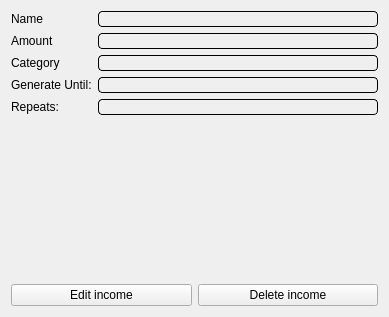
<?xml version="1.0" encoding="UTF-8"?>
<ui version="4.0">
 <class>PeriodicIncomeViewSubPage</class>
 <widget class="QWidget" name="PeriodicIncomeViewSubPage">
  <property name="geometry">
   <rect>
    <x>0</x>
    <y>0</y>
    <width>389</width>
    <height>317</height>
   </rect>
  </property>
  <property name="windowTitle">
   <string>Form</string>
  </property>
  <layout class="QGridLayout" name="gridLayout" columnstretch="0">
   <item row="1" column="0">
    <layout class="QFormLayout" name="formLayout">
     <item row="0" column="0">
      <widget class="QLabel" name="NameLabel">
       <property name="text">
        <string>Name</string>
       </property>
      </widget>
     </item>
     <item row="0" column="1">
      <widget class="QLabel" name="Name">
       <property name="styleSheet">
        <string notr="true">    border-width: 1px;
    border-style: solid;
    border-radius: 4px;</string>
       </property>
       <property name="frameShape">
        <enum>QFrame::Box</enum>
       </property>
       <property name="text">
        <string/>
       </property>
      </widget>
     </item>
     <item row="1" column="0">
      <widget class="QLabel" name="AmountLabel">
       <property name="text">
        <string>Amount</string>
       </property>
      </widget>
     </item>
     <item row="1" column="1">
      <widget class="QLabel" name="Amount">
       <property name="styleSheet">
        <string notr="true">    border-width: 1px;
    border-style: solid;
    border-radius: 4px;</string>
       </property>
       <property name="frameShape">
        <enum>QFrame::NoFrame</enum>
       </property>
       <property name="frameShadow">
        <enum>QFrame::Plain</enum>
       </property>
       <property name="text">
        <string/>
       </property>
      </widget>
     </item>
     <item row="2" column="0">
      <widget class="QLabel" name="CategoryLabel">
       <property name="text">
        <string>Category</string>
       </property>
      </widget>
     </item>
     <item row="2" column="1">
      <widget class="QLabel" name="Category">
       <property name="styleSheet">
        <string notr="true">    border-width: 1px;
    border-style: solid;
    border-radius: 4px;</string>
       </property>
       <property name="frameShape">
        <enum>QFrame::NoFrame</enum>
       </property>
       <property name="frameShadow">
        <enum>QFrame::Plain</enum>
       </property>
       <property name="text">
        <string/>
       </property>
      </widget>
     </item>
     <item row="3" column="0">
      <widget class="QLabel" name="ExpiresLabel">
       <property name="text">
        <string>Generate Until:</string>
       </property>
      </widget>
     </item>
     <item row="3" column="1">
      <widget class="QLabel" name="Expires">
       <property name="styleSheet">
        <string notr="true">    border-width: 1px;
    border-style: solid;
    border-radius: 4px;</string>
       </property>
       <property name="frameShape">
        <enum>QFrame::NoFrame</enum>
       </property>
       <property name="text">
        <string/>
       </property>
      </widget>
     </item>
     <item row="4" column="0">
      <widget class="QLabel" name="Repeats">
       <property name="text">
        <string>Repeats:</string>
       </property>
      </widget>
     </item>
     <item row="4" column="1">
      <widget class="QLabel" name="RepeatsLabel">
       <property name="styleSheet">
        <string notr="true">    border-width: 1px;
    border-style: solid;
    border-radius: 4px;</string>
       </property>
       <property name="text">
        <string/>
       </property>
      </widget>
     </item>
    </layout>
   </item>
   <item row="3" column="0">
    <layout class="QHBoxLayout" name="horizontalLayout_3">
     <item>
      <widget class="QPushButton" name="EditButton">
       <property name="styleSheet">
        <string notr="true">    border-width: 1px;\n    border-style: solid;\n    border-radius: 4px;</string>
       </property>
       <property name="text">
        <string>Edit income</string>
       </property>
       <property name="icon">
        <iconset resource="../../../../resources.qrc">
         <normaloff>:/Icons/Icons/baseline_edit_black_24dp.png</normaloff>:/Icons/Icons/baseline_edit_black_24dp.png</iconset>
       </property>
       <property name="iconSize">
        <size>
         <width>16</width>
         <height>16</height>
        </size>
       </property>
      </widget>
     </item>
     <item>
      <widget class="QPushButton" name="DeleteButton">
       <property name="text">
        <string>Delete income</string>
       </property>
       <property name="icon">
        <iconset resource="../../../../resources.qrc">
         <normaloff>:/Icons/Icons/baseline_cancel_black_24dp.png</normaloff>:/Icons/Icons/baseline_cancel_black_24dp.png</iconset>
       </property>
       <property name="iconSize">
        <size>
         <width>16</width>
         <height>16</height>
        </size>
       </property>
      </widget>
     </item>
    </layout>
   </item>
   <item row="2" column="0">
    <spacer name="verticalSpacer">
     <property name="orientation">
      <enum>Qt::Vertical</enum>
     </property>
     <property name="sizeHint" stdset="0">
      <size>
       <width>20</width>
       <height>40</height>
      </size>
     </property>
    </spacer>
   </item>
  </layout>
 </widget>
 <resources>
  <include location="../../../../resources.qrc"/>
 </resources>
 <connections/>
</ui>
